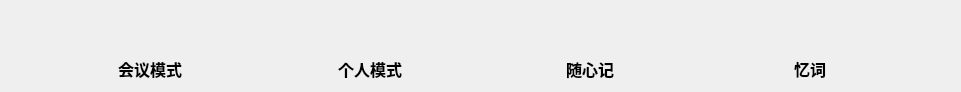
   <widget class="QWidget" name="layoutWidget">
    <property name="geometry">
     <rect>
      <x>280</x>
      <y>10</y>
      <width>961</width>
      <height>81</height>
     </rect>
    </property>
    <layout class="QGridLayout" name="gridLayout_4" columnminimumwidth="0,0,0,0">
     <item row="0" column="0">
      <widget class="QPushButton" name="btn_meeting">
       <property name="minimumSize">
        <size>
         <width>150</width>
         <height>40</height>
        </size>
       </property>
       <property name="maximumSize">
        <size>
         <width>100</width>
         <height>30</height>
        </size>
       </property>
       <property name="toolTip">
        <string>会议模式</string>
       </property>
       <property name="text">
        <string/>
       </property>
       <property name="icon">
        <iconset>
         <normaloff>:/images/UI/meettingModel.png</normaloff>:/images/UI/meettingModel.png</iconset>
       </property>
       <property name="iconSize">
        <size>
         <width>40</width>
         <height>40</height>
        </size>
       </property>
       <property name="flat">
        <bool>true</bool>
       </property>
      </widget>
     </item>
     <item row="0" column="1">
      <widget class="QPushButton" name="btn_normal">
       <property name="minimumSize">
        <size>
         <width>150</width>
         <height>40</height>
        </size>
       </property>
       <property name="maximumSize">
        <size>
         <width>100</width>
         <height>30</height>
        </size>
       </property>
       <property name="toolTip">
        <string>个人模式</string>
       </property>
       <property name="text">
        <string/>
       </property>
       <property name="icon">
        <iconset>
         <normaloff>:/images/UI/videoCall.png</normaloff>:/images/UI/videoCall.png</iconset>
       </property>
       <property name="iconSize">
        <size>
         <width>40</width>
         <height>40</height>
        </size>
       </property>
       <property name="flat">
        <bool>true</bool>
       </property>
      </widget>
     </item>
     <item row="0" column="2">
      <widget class="QPushButton" name="btn_notion">
       <property name="minimumSize">
        <size>
         <width>150</width>
         <height>40</height>
        </size>
       </property>
       <property name="maximumSize">
        <size>
         <width>100</width>
         <height>30</height>
        </size>
       </property>
       <property name="toolTip">
        <string>笔记本</string>
       </property>
       <property name="text">
        <string/>
       </property>
       <property name="icon">
        <iconset>
         <normaloff>:/images/UI/biji.png</normaloff>:/images/UI/biji.png</iconset>
       </property>
       <property name="iconSize">
        <size>
         <width>40</width>
         <height>40</height>
        </size>
       </property>
       <property name="flat">
        <bool>true</bool>
       </property>
      </widget>
     </item>
     <item row="0" column="3">
      <widget class="QPushButton" name="btn_language">
       <property name="minimumSize">
        <size>
         <width>150</width>
         <height>40</height>
        </size>
       </property>
       <property name="maximumSize">
        <size>
         <width>100</width>
         <height>30</height>
        </size>
       </property>
       <property name="toolTip">
        <string>学词</string>
       </property>
       <property name="text">
        <string/>
       </property>
       <property name="icon">
        <iconset>
         <normaloff>:/images/UI/yici.png</normaloff>:/images/UI/yici.png</iconset>
       </property>
       <property name="iconSize">
        <size>
         <width>40</width>
         <height>40</height>
        </size>
       </property>
       <property name="flat">
        <bool>true</bool>
       </property>
      </widget>
     </item>
     <item row="1" column="0">
      <widget class="QLabel" name="label_3">
       <property name="maximumSize">
        <size>
         <width>4444</width>
         <height>4444</height>
        </size>
       </property>
       <property name="font">
        <font>
         <family>Arial</family>
         <pointsize>12</pointsize>
         <bold>true</bold>
        </font>
       </property>
       <property name="text">
        <string>会议模式</string>
       </property>
       <property name="alignment">
        <set>Qt::AlignCenter</set>
       </property>
      </widget>
     </item>
     <item row="1" column="1">
      <widget class="QLabel" name="label_4">
       <property name="maximumSize">
        <size>
         <width>4444</width>
         <height>4444</height>
        </size>
       </property>
       <property name="font">
        <font>
         <family>Arial</family>
         <pointsize>12</pointsize>
         <bold>true</bold>
        </font>
       </property>
       <property name="text">
        <string>个人模式</string>
       </property>
       <property name="alignment">
        <set>Qt::AlignCenter</set>
       </property>
      </widget>
     </item>
     <item row="1" column="2">
      <widget class="QLabel" name="label_5">
       <property name="maximumSize">
        <size>
         <width>4444</width>
         <height>4444</height>
        </size>
       </property>
       <property name="font">
        <font>
         <family>Arial</family>
         <pointsize>12</pointsize>
         <bold>true</bold>
        </font>
       </property>
       <property name="text">
        <string>随心记</string>
       </property>
       <property name="alignment">
        <set>Qt::AlignCenter</set>
       </property>
      </widget>
     </item>
     <item row="1" column="3">
      <widget class="QLabel" name="label_6">
       <property name="maximumSize">
        <size>
         <width>4444</width>
         <height>4444</height>
        </size>
       </property>
       <property name="font">
        <font>
         <family>Arial</family>
         <pointsize>12</pointsize>
         <bold>true</bold>
        </font>
       </property>
       <property name="text">
        <string>忆词</string>
       </property>
       <property name="alignment">
        <set>Qt::AlignCenter</set>
       </property>
      </widget>
     </item>
    </layout>
   </widget>
